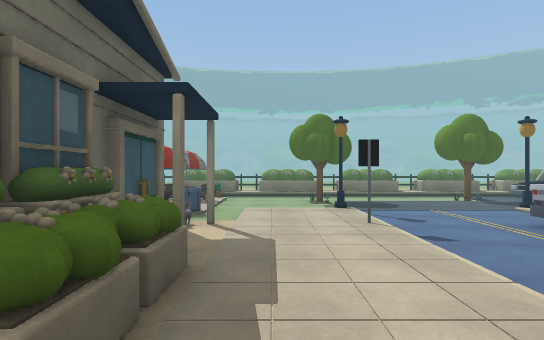
[1] (above)

24 first-person views from a walk through a 3-D level made in the Unity game engine. The camera is 1.4 m above the floor, looks level and sees 80° across. The floor is counted in squares, 2 m on a side. Each view is taken from the middle of a square. On the plan, view 1 faces up. The plan holds only what a view shows up to about 10 squares ahead; the rest is blank. The place goes on beyond the plan. The player character is not drawn. Some animated figures are not drawn. Door leaves are left out, so doorways stand open. Some surface patterns are stand-ins.

[2]
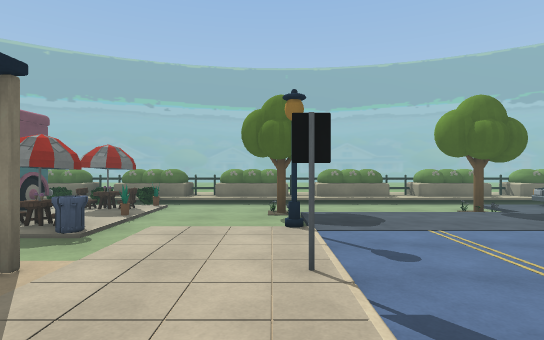

[3]
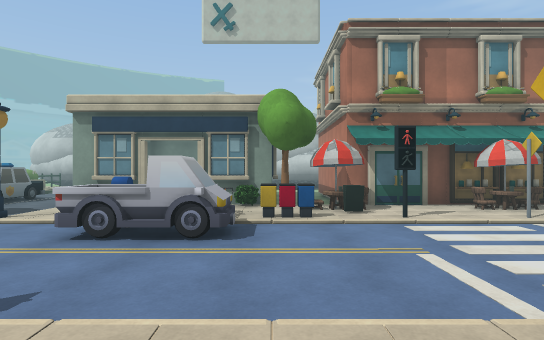

[4]
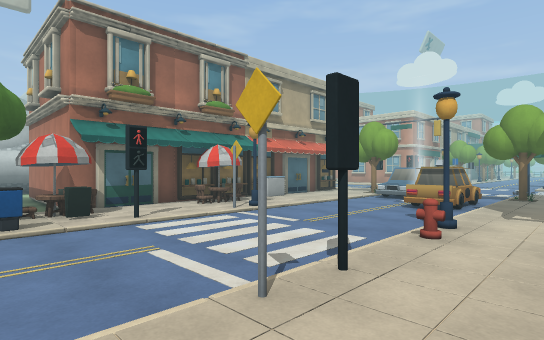

[5]
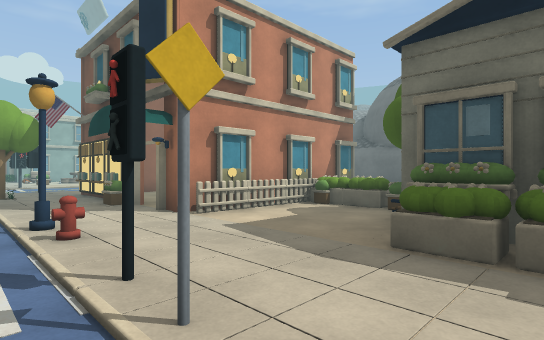

[6]
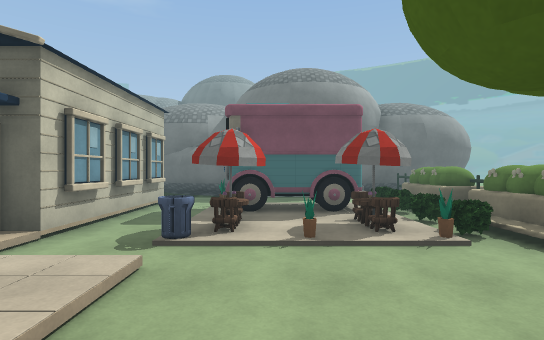

[7]
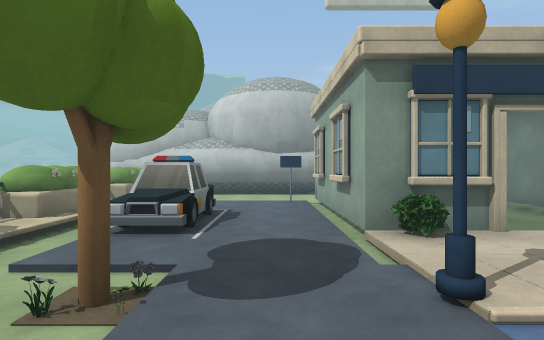

[8]
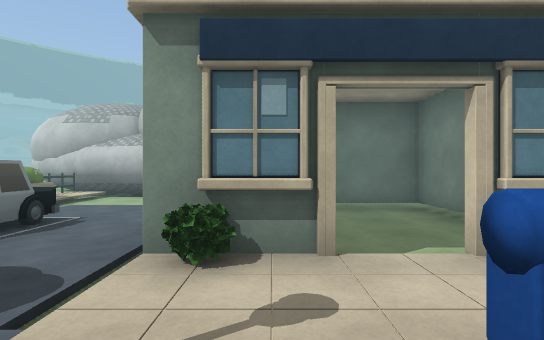

[9]
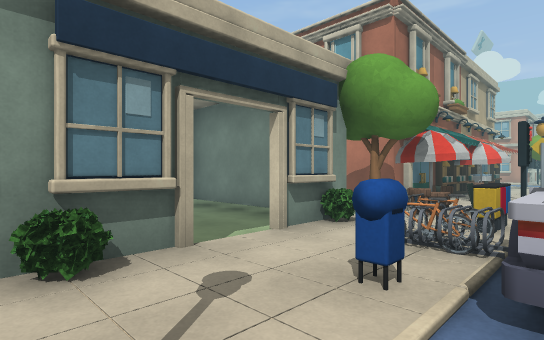

[10]
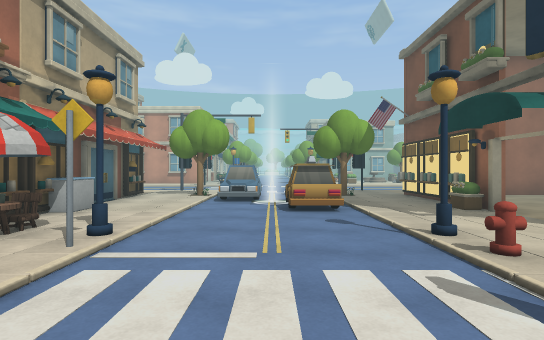

[11]
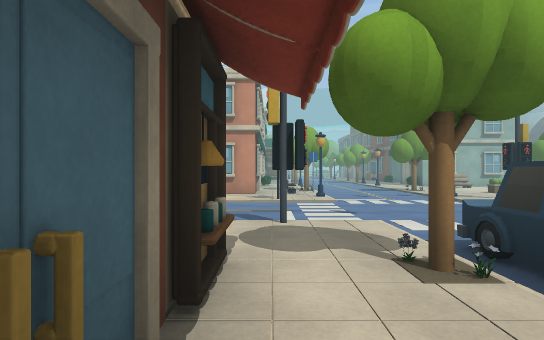

[12]
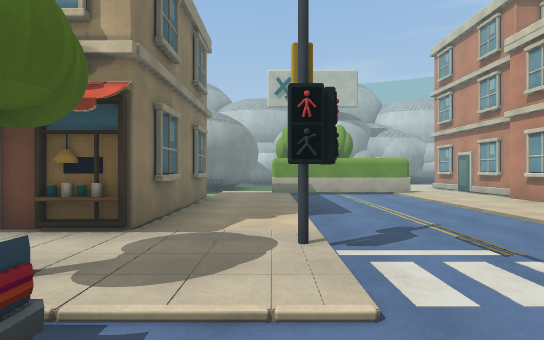

[13]
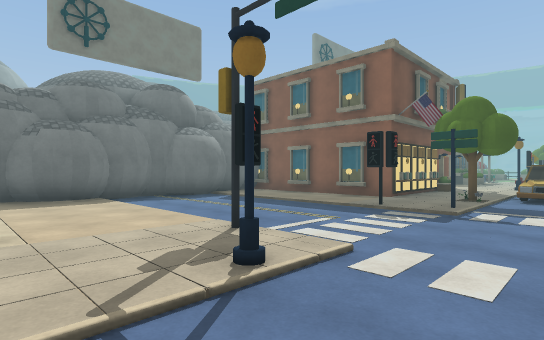

[14]
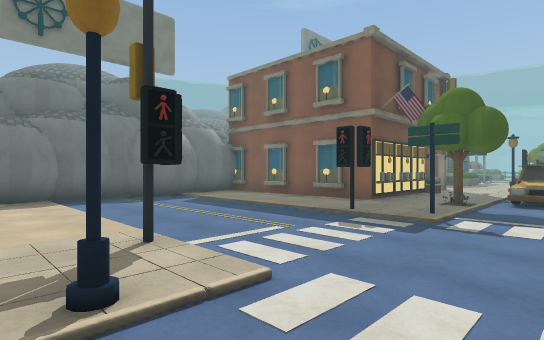

[15]
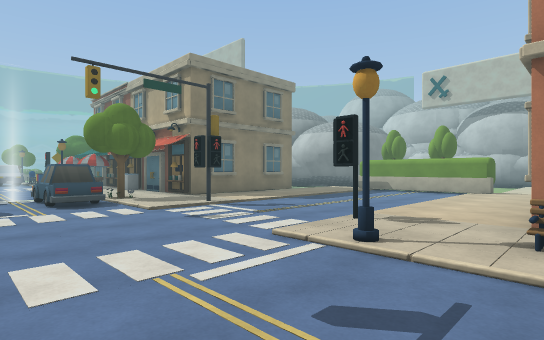

[16]
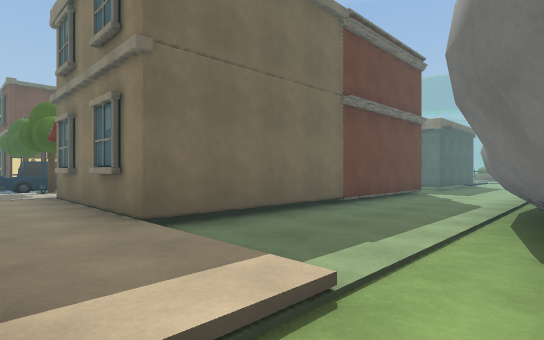

[17]
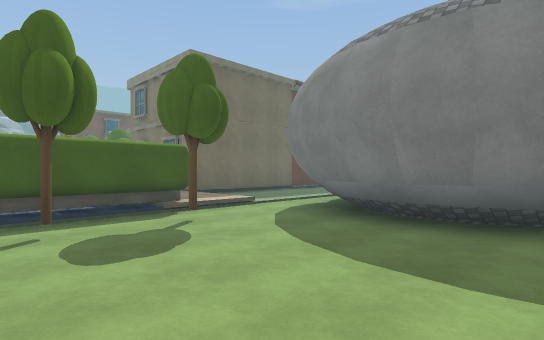

[18]
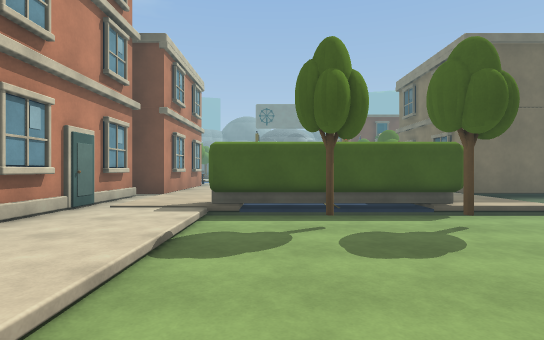

[19]
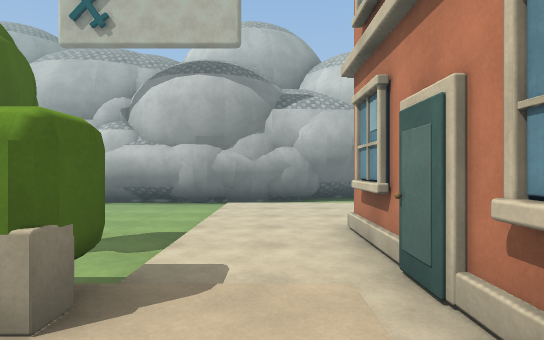

[20]
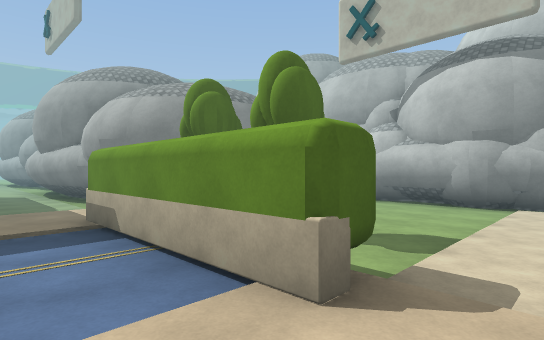

[21]
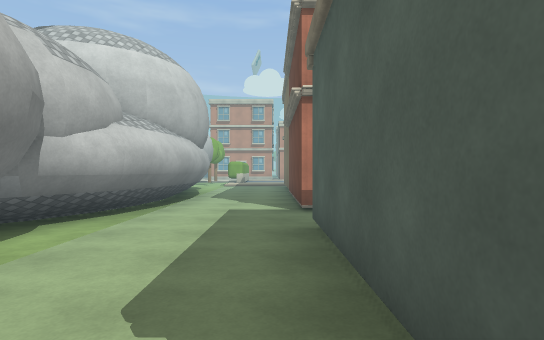

[22]
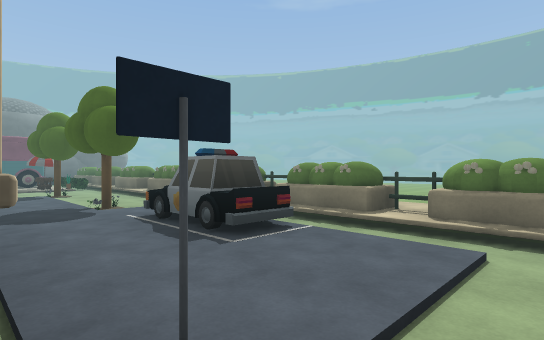

[23]
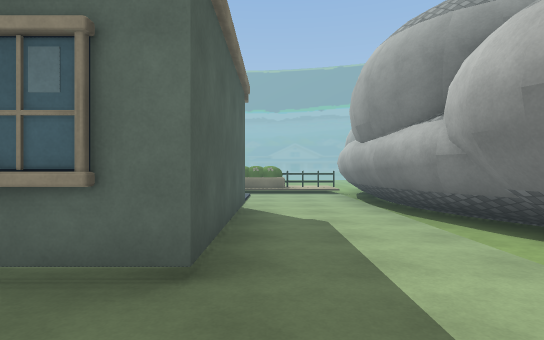

[24]
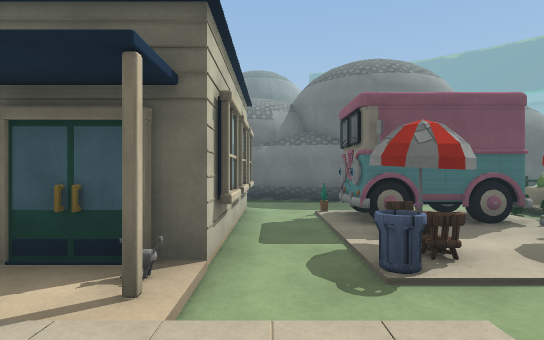

### Floor plan
Key: @ floor where view 1 was taken; # wall or solid block; . main floor; - floor 0.25 m lower than the main floor; / step, stairs or slope; D open door; = window, fence, low wall or low ledge; O other object.
Columns run from 8 left of view 1 to 20 right of it. Each row starts with its distance up from view 1.
 11 ##=OOO OOOO OOOO OOO=##
 10 ##.OOOOOOOOOOOOOOOOO.#
  9   -OOOOO-------OO//--#
  8   -OOOO-OOO-OOOOO..--#
  7  #-OOOOO--........O--#
  6  #-OOOOO/O...OO####--#
  5 ##----O-.......#  #--##
  4 #  OOOOO.O..OODD--#---#
  3       OO....OOO#--#---#
  2       OO.....OO####---#
  1       OO.O...OOO-----##
  0     OOO.@O...OOOOOO--#
 -1      O...O....OO  O--#
 -2  #   OOO.O..OOOO  O--#
 -3  # ####DD.....OO  O--#
 -4       #DO.....OO  O--#
 -5        ##.#....O  O--##
 -6        ##.O=O..O  O---#
 -7    ######OO.OOOOOOO---##  #
 -8    #.....O..OO......./-####
 -9    #....O.....#......#-----
-10    #.................#O----#
-11    #.................#O----#
-12    #.................#-----#
-13    #....#.....O............#
-14    #.....O...O.............##
-15     OO O.....#.#########... #

Positions as (right, up) in squares from view 1, and headings:
1: (0, 0), facing up
2: (1, 2), facing up
3: (0, 2), facing right
4: (0, 2), facing down-right
5: (2, 2), facing down-left
6: (2, 7), facing left
7: (3, 7), facing right
8: (4, 5), facing right
9: (4, 6), facing down-right
10: (3, 1), facing down
11: (6, -5), facing down
12: (3, -9), facing right
13: (3, -15), facing up-left
14: (3, -14), facing up-left
15: (2, -15), facing up-right
16: (14, -9), facing up-left
17: (18, -12), facing up-left
18: (18, -12), facing left
19: (11, -14), facing right
20: (11, -14), facing up-right
21: (11, 6), facing down
22: (11, 6), facing up-left
23: (11, 0), facing up
24: (1, 5), facing left
